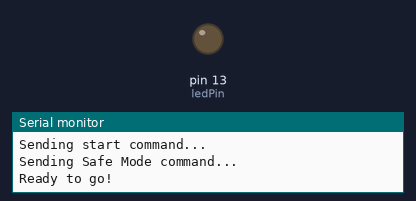
Recording of a sketch running on a simulated Arduino Uno, built with avr-gcc and run on an emulated ATmega328P. Shown: output pins drawn as LEDs (lit = HIGH), the last lines printed to the serial monitor. At 8.8 s the program stops and its outputs stay as they are.

Above: at 2.4 s.
At 7.4 s:
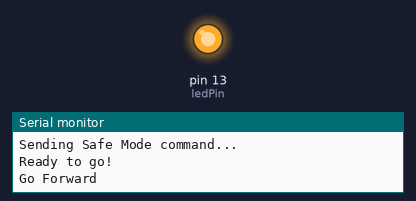
Timing chart, 0 to 8.9 s (numbered marks = the images above):
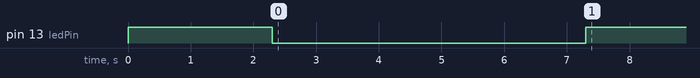

Measured:
- by itself, pin 13 (ledPin): HIGH → LOW at 2.3 s, → HIGH 5.0 s later

The sketch:

arduino.ino
```cpp
#include <SoftwareSerial.h>

int rxPin = 3;
int txPin = 4;
int ledPin = 13;

SoftwareSerial Roomba(rxPin,txPin);

#define bumpright (sensorbytes[0] & 0x01)
#define bumpleft  (sensorbytes[0] & 0x02)

void setup() {
 pinMode(ledPin, OUTPUT);   // sets the pins as output
 Serial.begin(115200);
 Roomba.begin(19200);
 digitalWrite(ledPin, HIGH); // say we're alive
 Serial.println ("Sending start command...");
 delay (1000);
  // set up ROI to receive commands
 Roomba.write(128);  // START
 delay(150);
 Serial.println ("Sending Safe Mode command...");
 delay (1000);
 Roomba.write(131);  // CONTROL
 delay(150);
 digitalWrite(ledPin, LOW);  // say we've finished setup
 Serial.println ("Ready to go!");
 delay (5000);
}

void loop() {
 digitalWrite(ledPin, HIGH); // say we're starting loop
 Serial.println ("Go Forward");
 goForward();
 delay (500);
 Serial.println ("Halt!");
 halt();
 Serial.println ("Go Backwards");
 delay (500);
 goBackward();
 delay (500);
 Serial.println ("Halt!");
 halt();
 while(1) { } // Stop program
}

void goForward() {
 Roomba.write(137);   // DRIVE
 Roomba.write((byte)0x00);   // 0x00c8 == 200
 Roomba.write(0xc8);
 Roomba.write(0x80);
 Roomba.write((byte)0x00);
}
void goBackward() {
 Roomba.write(137);   // DRIVE
 Roomba.write(0xff);   // 0xff38 == -200
 Roomba.write(0x38);
 Roomba.write(0x80);
 Roomba.write((byte)0x00);
}

void halt(){
byte j = 0x00;
Roomba.write(137);
Roomba.write(j);
Roomba.write(j);
Roomba.write(j);
Roomba.write(j);
}
```
